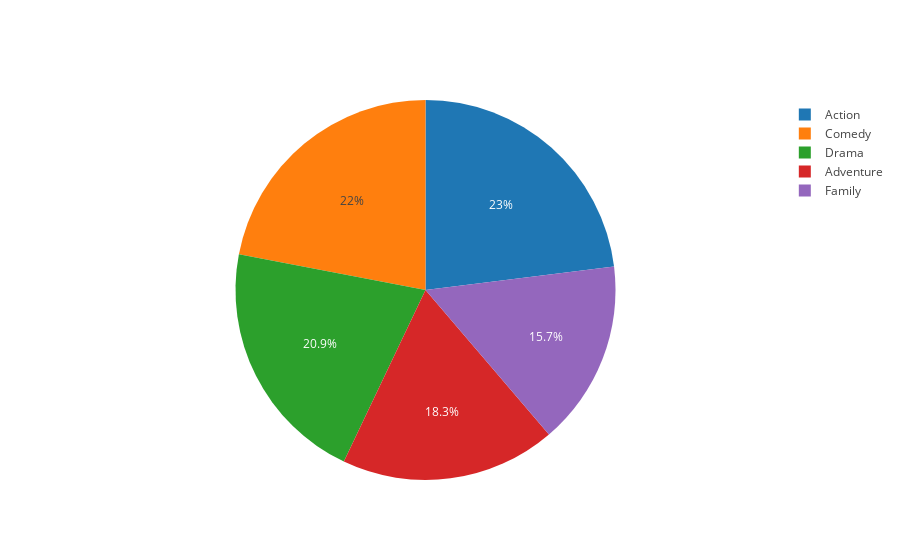

Here is the notebook cell this chart was saved with:
### Code cell
#Для самого популярно жанра за всем время нарисуем Pie Chart. переменные категориальные. Покажет нам доли количества релизов жанров  от общего количества релизов
genre_total = list(total_count_genre['index'])
total_count = list(total_count_genre['genre'])


trace = go.Pie(labels=genre_total, values=total_count)

iplot([trace], show_link=False)

### Figure 1 — Plotly figure (JSON) as saved in the notebook; plotly's stock layout.template omitted (floating-point values rounded to 4 significant figures)
{"data": [{"labels": ["Action", "Comedy", "Drama", "Adventure", "Family"], "type": "pie", "uid": "c0380896-60ca-4b49-90f4-d2dee73eba1b", "values": [44, 42, 40, 35, 30]}], "layout": {}}
